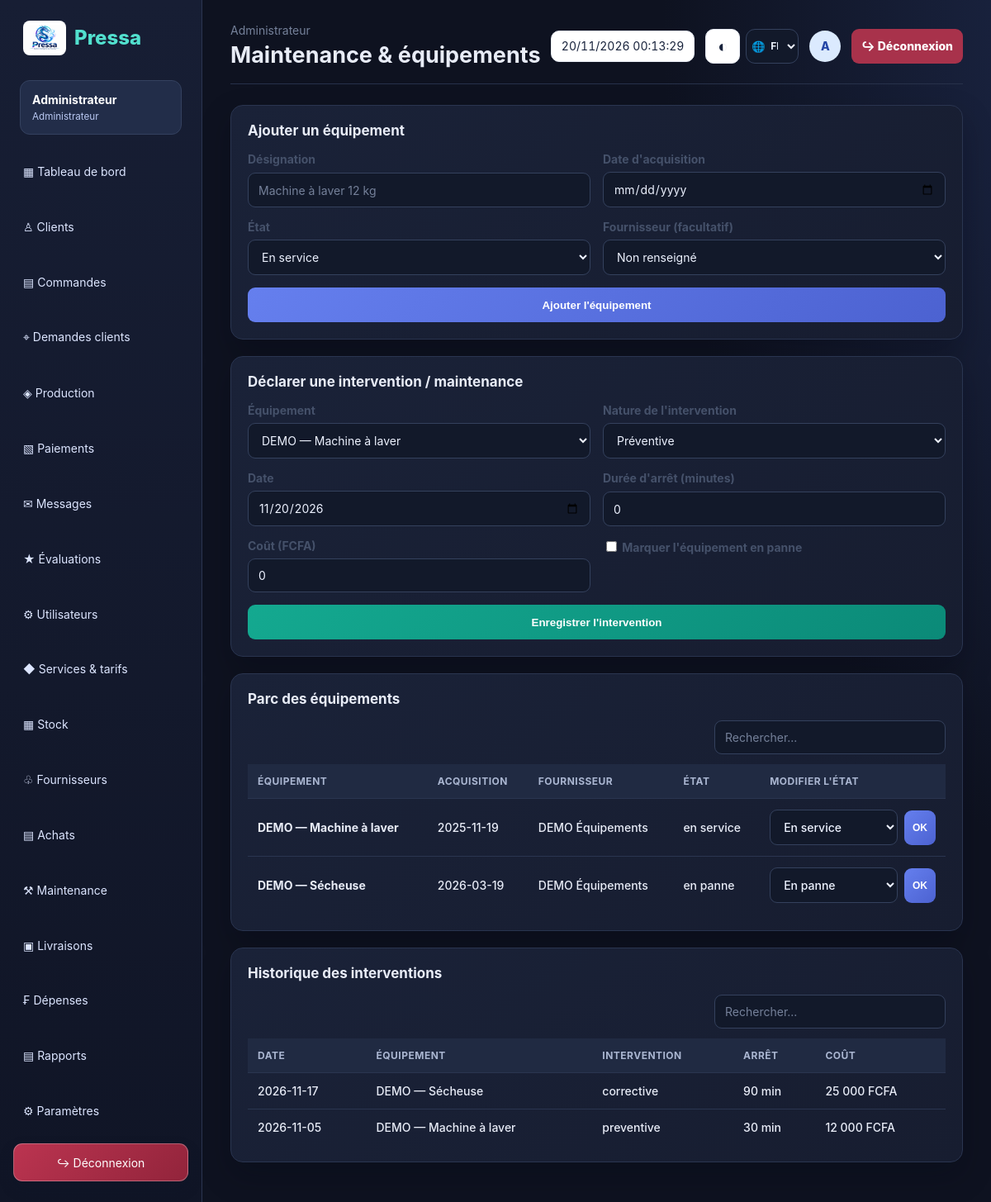
The page /maintenance.php (signed in) on the database its author committed.
### tables this page shows
CREATE TABLE `parametres` (
  `cle` varchar(60) NOT NULL,
  `valeur` varchar(255) NOT NULL,
  `description` varchar(255) DEFAULT NULL
);

CREATE TABLE `equipements` (
  `id` int(11) NOT NULL,
  `uuid` char(36) NOT NULL DEFAULT uuid(),
  `designation` varchar(150) NOT NULL,
  `numero_serie` varchar(100) DEFAULT NULL,
  `categorie` enum('machine_laver','presse','secheuse','table_repassage','generateur','autre') NOT NULL DEFAULT 'autre',
  `date_acquisition` date DEFAULT NULL,
  `valeur_acquisition` decimal(12,2) NOT NULL DEFAULT 0.00,
  `fournisseur_id` int(11) DEFAULT NULL,
  `etat` enum('en_service','en_panne','hors_service') NOT NULL DEFAULT 'en_service',
  `actif` tinyint(1) NOT NULL DEFAULT 1
);

CREATE TABLE `fournisseurs` (
  `id` int(11) NOT NULL,
  `uuid` char(36) NOT NULL DEFAULT uuid(),
  `nom` varchar(150) NOT NULL,
  `telephone` varchar(30) DEFAULT NULL,
  `email` varchar(160) DEFAULT NULL,
  `adresse` varchar(255) DEFAULT NULL,
  `actif` tinyint(1) NOT NULL DEFAULT 1,
  `notes` text DEFAULT NULL
);

CREATE TABLE `interventions` (
  `id` int(11) NOT NULL,
  `uuid` char(36) NOT NULL DEFAULT uuid(),
  `equipement_id` int(11) NOT NULL,
  `date_intervention` date NOT NULL,
  `type` enum('preventive','corrective','nettoyage','autre') NOT NULL DEFAULT 'corrective',
  `description` text DEFAULT NULL,
  `technicien` varchar(120) DEFAULT NULL,
  `duree_arret_min` int(11) NOT NULL DEFAULT 0,
  `cout` decimal(12,2) NOT NULL DEFAULT 0.00
);

### includes/functions.php (called while the page is built, shortened)
<?php
function e($value):string{return htmlspecialchars((string)$value,ENT_QUOTES|ENT_SUBSTITUTE,'UTF-8');}
function role():string{return (string)($_SESSION['user']['role']??'');}
function money($amount):string{return number_format((float)$amount,0,',',' ').' FCFA';}
function role_label(string $role):string{return ['admin'=>'Administrateur','receptionniste'=>'Réceptionniste','accueil'=>'Accueil','caissier'=>'Caissier','production'=>'Production','livreur'=>'Livreur','client'=>'Client'][$role]??$role;}
function app_setting(string $key,string $default=''):string{static $values=[];if(array_key_exists($key,$values))return $values[$key];try{$q=db()->prepare('SELECT valeur FROM parametres WHERE cle=?');$q->execute([$key]);$value=$q->fetchColumn();return $values[$key]=$value===false?$default:(string)$value;}catch(Throwable $e){return $values[$key]=$default;}}

### includes/db.php (called while the page is built, shortened)
<?php
function db(): PDO {
 static $pdo=null;
 if (!$pdo) {
  if(DB_DRIVER==='pgsql'){
   $url=PRESSA_DATABASE_URL;
   if($url===''&&getenv('VERCEL')){
    http_response_code(503);
    header('Content-Type: text/plain; charset=utf-8');
    exit('Pressa est en cours de configuration. La connexion à la base de données est temporairement indisponible.');
   }
   if($url!==''){
    $parts=parse_url($url);
    if(!$parts||empty($parts['host'])||empty($parts['path']))throw new RuntimeException('PRESSA_DATABASE_URL is invalid.');
    parse_str($parts['query']??'',$query);
    $host=$parts['host'];$port=$parts['port']??DB_PORT;$name=ltrim($parts['path'],'/');
    $user=urldecode($parts['user']??'');$pass=urldecode($parts['pass']??'');$ssl=$query['sslmode']??'require';
   }else{$host=DB_HOST;$port=DB_PORT;$name=DB_NAME;$user=DB_USER;$pass=DB_PASS;$ssl='require';}
   $dsn='pgsql:host='.$host.';port='.$port.';dbname='.$name.';sslmode='.$ssl;
  }elseif(DB_DRIVER==='mysql'){$user=DB_USER;$pass=DB_PASS;$dsn='mysql:host='.DB_HOST.';dbname='.DB_NAME.';charset=utf8mb4';}
  else{throw new RuntimeException('PRESSA_DB_DRIVER must be mysql or pgsql.');}
  $pdo=new PDO($dsn,$user,$pass,[
   PDO::ATTR_ERRMODE=>PDO::ERRMODE_EXCEPTION,
   PDO::ATTR_DEFAULT_FETCH_MODE=>PDO::FETCH_ASSOC,
   PDO::ATTR_EMULATE_PREPARES=>false
  ]);
 }
 return $pdo;
}

### maintenance.php (the view, shortened to what this page needs)
<?php
$page_title='Maintenance & équipements';$pdo=db();
$sup=$pdo->query('SELECT id,nom FROM fournisseurs ORDER BY nom')->fetchAll();$eqs=$pdo->query('SELECT e.*,s.nom fournisseur FROM equipements e LEFT JOIN fournisseurs s ON s.id=e.fournisseur_id ORDER BY e.designation')->fetchAll();$inter=$pdo->query('SELECT i.*,i.duree_arret_min AS duree_arret,e.designation FROM interventions i JOIN equipements e ON e.id=i.equipement_id ORDER BY i.id DESC LIMIT 50')->fetchAll();require 'includes/header.php';?>
<div class="panel"><h2>Ajouter un équipement</h2><form method="post" class="form-grid"><div class="field"><label>Désignation</label><input name="designation" required placeholder="Machine à laver 12 kg"></div><div class="field"><label>Date d'acquisition</label><input type="date" name="date_acquisition"></div><div class="field"><label>État</label><select name="etat"><option value="en_service">En service</option></select></div><div class="field"><label>Fournisseur (facultatif)</label><select name="fournisseur_id"><option value="">Non renseigné</option></select></div><div class="field full"><button class="btn">Ajouter l'équipement</button></div></form></div>
<div class="panel"><h2>Déclarer une intervention / maintenance</h2><?php if(!$eqs):?><p class="notice">Ajoutez d'abord un équipement.</p><?php else:?><form method="post" class="form-grid"><input type="hidden" name="csrf" value="<?=e(csrf())?>"><input type="hidden" name="action" value="intervention"><div class="field"><label>Équipement</label><select name="equipment_id"><?php foreach($eqs as $x):?><option value="<?=$x['id']?>"><?=e($x['designation'])?></option><?php endforeach;?></select></div><div class="field"><label>Nature de l'intervention</label><select name="type" required><option value="preventive">Préventive</option><option value="corrective">Réparation</option><option value="nettoyage">Nettoyage / détartrage</option><option value="autre">Autre</option></select></div><div class="field"><label>Date</label><input type="date" name="date_intervention" value="<?=date('Y-m-d')?>" required></div><div class="field"><label>Durée d'arrêt (minutes)</label><input type="number" min="0" name="duree_arret" value="0"></div><div class="field"><label>Coût (FCFA)</label><input type="number" min="0" step="1" name="cout" value="0"></div><div class="field"><label><input type="checkbox" name="en_panne" value="1" style="width:auto"> Marquer l'équipement en panne</label></div><div class="field full"><button class="btn green">Enregistrer l'intervention</button></div></form><?php endif;?></div>
<div class="panel"><h2>Parc des équipements</h2><div class="table-wrap"><table><thead><tr><th>Équipement</th><th>Acquisition</th><th>Fournisseur</th><th>État</th><th>Modifier l'état</th></tr></thead><tbody><?php foreach($eqs as $x):?><tr><td><b><?=e($x['designation'])?></b></td><td><?=e($x['date_acquisition']??'—')?></td><td><?=e($x['fournisseur']??'—')?></td><td><?=e(str_replace('_',' ',$x['etat']))?></td><td><form method="post" class="actions"><select name="etat"><option value="en_service" <?=$x['etat']==='en_service'?'selected':''?>>En service</option><option value="en_panne" <?=$x['etat']==='en_panne'?'selected':''?>>En panne</option></select><button class="btn small">OK</button></form></td></tr><?php endforeach;?></tbody></table></div></div>
<div class="panel"><h2>Historique des interventions</h2><div class="table-wrap"><table><thead><tr><th>Date</th><th>Équipement</th><th>Intervention</th><th>Arrêt</th><th>Coût</th></tr></thead><tbody><?php foreach($inter as $i):?><tr><td><?=e($i['date_intervention'])?></td><td><?=e($i['designation'])?></td><td><?=e($i['type'])?></td><td><?=e($i['duree_arret'])?> min</td><td><?=money($i['cout'])?></td></tr><?php endforeach;?><?php if(!$inter):?><tr><td colspan="5" class="empty">Aucune intervention enregistrée.</td></tr><?php endif;?></tbody></table></div></div><?php require 'includes/footer.php';?>

### includes/header.php (shortened to what this page needs)
<?php
$appTitle=app_setting('nom_pressing',app_setting('nom_application',APP_NAME));
$pageClass=role()==='admin'?'admin-shell':'';
$language=$_SESSION['language']??'fr';
?>
<!doctype html><html lang="<?=e($language)?>"><head><link rel="stylesheet" href="assets/css/style.css"></head><body class="<?=$pageClass?>">
<aside class="sidebar" id="appSidebar"><div class="brand"><img class="brand-logo" src="assets/img/Pressa%20Dragon%20Steam%20Emblem.png" alt="Pressa"><span class="brand-label"><?=e($appTitle)?></span></div><div class="userbox"><?=e($_SESSION['user']['name'])?><small><?=e(role_label(role()))?></small></div><nav>
<?php if(role()==='livreur'): ?>
<a href="livreur.php">▣ Mes livraisons</a>
<?php elseif(role()==='admin'): ?>
<a href="dashboard.php">▦ Tableau de bord</a><a href="clients.php">♙ Clients</a><a href="orders.php">▤ Commandes</a><a href="client_requests.php">⌖ Demandes clients</a><a href="production.php">◈ Production</a><a href="invoices.php">▧ Paiements</a><a href="messages.php">✉ Messages</a><a href="ratings.php">★ Évaluations</a><a href="users.php">⚙ Utilisateurs</a><a href="services.php">◆ Services & tarifs</a><a href="stock.php">▦ Stock</a><a href="suppliers.php">♧ Fournisseurs</a><a href="purchases.php">▤ Achats</a><a href="maintenance.php">⚒ Maintenance</a><a href="livreur.php">▣ Livraisons</a><a href="expenses.php">₣ Dépenses</a><a href="reports.php">▤ Rapports</a><a href="settings.php">⚙ Paramètres</a>
<?php elseif(role()==='caissier'): ?>
<a href="dashboard.php">▦ Tableau de bord</a><a href="orders.php">▤ Commandes</a><a href="invoices.php">▧ Factures & paiements</a>
<?php elseif(role()==='production'): ?>
<a href="dashboard.php">▦ Tableau de bord</a><a href="production.php">◈ Production</a><a href="orders.php">▤ Commandes</a>
<?php endif; ?>
</nav><form class="sidebar-logout-form" action="logout.php" method="post"><input type="hidden" name="csrf" value="<?=e(csrf())?>"><button class="logout" type="submit">↪ Déconnexion</button></form></aside>
<main class="main"><header class="topbar"><div class="topbar-heading"><div><span class="muted"><?=e(role_label(role()))?></span><h1><?=e($page_title??'Tableau de bord')?></h1></div></div><div class="top-right"><time class="date-time-pill" data-current-datetime datetime="<?=e(date(DATE_ATOM))?>"></time><div class="ui-actions"><button class="utility-button" type="button" data-theme-toggle aria-label="Activer le thème sombre" title="Thème sombre"></button><label class="language-control" title="Langue"><select class="language-select" id="languageSelect" aria-label="Langue"><option value="fr" <?=$language==='fr'?'selected':''?>>FR</option></select></label></div><span class="avatar"><?=e(strtoupper(substr($_SESSION['user']['name'],0,1)))?></span><form class="topbar-logout-form" action="logout.php" method="post"><button class="logout topbar-logout" type="submit">↪ Déconnexion</button></form></div></header>

### rows shown on the page
parametres: valeur "Pressa"
equipements: designation "DEMO — Machine à laver", date_acquisition "2025-11-19", fournisseur.nom "DEMO Équipements", etat "en service", etat "En service"
equipements: designation "DEMO — Sécheuse", date_acquisition "2026-03-19", fournisseur.nom "DEMO Équipements", etat "en panne", etat "En panne"
interventions: date_intervention "2026-11-17", equipement.designation "DEMO — Sécheuse", type "corrective", duree_arret_min "90", cout "25 000 FCFA"
interventions: date_intervention "2026-11-05", equipement.designation "DEMO — Machine à laver", type "preventive", duree_arret_min "30", cout "12 000 FCFA"

### other values the page prints
$_SESSION['user']['name'] "Administrateur"
role_label(role()) "Administrateur"
$page_title "Maintenance & équipements"
substr($_SESSION['user']['name'],0,1) "A"
form field equipment_id "DEMO — Machine à laver"
